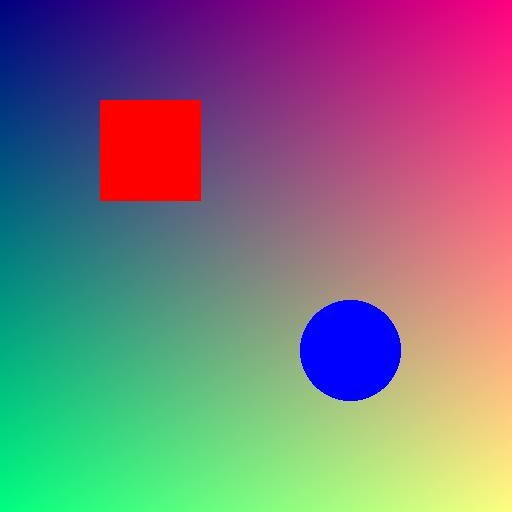
#> input picture backend/test_image.jpg, 512 x 512 px
$ python test_replace.py
#> lines starting #> are read from the running program, lines starting #| are printed output that depends on the picture; after the words box and inside, x2 and y2 are one past the last pixel; in counts of white or black regions, pixels touching at a corner belong together
import requests
import os
import base64
from PIL import Image, ImageDraw
import io
import numpy as np

# Test image path - make sure this exists in your backend directory
TEST_IMAGE_PATH = 'test_image.jpg'

def test_replace_with_mask():
    """Test the replace_with_mask endpoint"""
    print(f"Testing with image: {TEST_IMAGE_PATH}")

    if not os.path.exists(TEST_IMAGE_PATH):
        print(f"Error: Test image not found at {TEST_IMAGE_PATH}")
        return

    # Load the test image
    with Image.open(TEST_IMAGE_PATH) as img:
#> img is the input picture: PIL image 512x512 RGB; mean R, G, B 128.4, 118.6, 126.8
        width, height = img.size
#> width = 512; height = 512

        # Create a simple mask (circle in the middle)
        mask = Image.new('L', (width, height), 0)
#> mask: PIL image 512x512 L; every value is 0
        draw = ImageDraw.Draw(mask)
        radius = min(width, height) // 4
#> radius = 128
        center_x, center_y = width // 2, height // 2
#> center_x = 256; center_y = 256
        draw.ellipse((center_x - radius, center_y - radius,
                      center_x + radius, center_y + radius), fill=255)

        # Save mask for debugging
        mask.save('test_replace_mask.png')
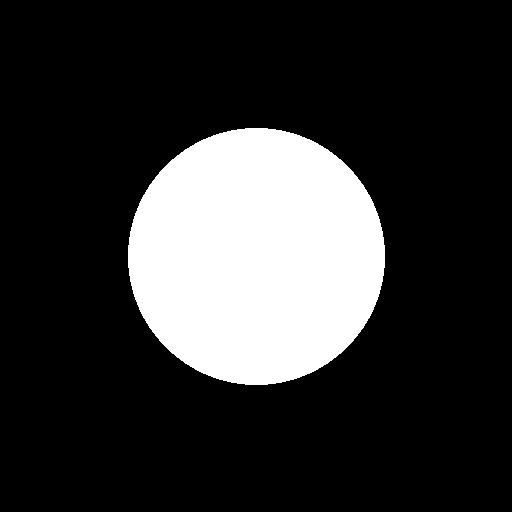
#> saved as test_replace_mask.png: PIL image 512x512 L; 19.8% white; 1 white region, box (x1, y1, x2, y2) and area: (128, 128, 385, 385) 51857
        print(f"Created test mask with dimensions: {mask.size}")
#| Created test mask with dimensions: (512, 512)

        # Convert both to bytes
        img_bytes = io.BytesIO()
        img.save(img_bytes, format='PNG')
        img_bytes.seek(0)

        mask_bytes = io.BytesIO()
        mask.save(mask_bytes, format='PNG')
        mask_bytes.seek(0)

    # Prepare the request
    url = 'http://localhost:8001/replace_with_mask'

    # Create form data
    files = {
        'image': ('image.png', img_bytes, 'image/png'),
        'mask': ('mask.png', mask_bytes, 'image/png')
    }
    data = {
        'prompt': 'red bowtie',
        'dilate_size': '5'
    }

    print(f"Sending request to {url} with prompt: '{data['prompt']}'")

    # Send the request
    response = requests.post(url, files=files, data=data)

    print(f"Response status code: {response.status_code}")

    # Check if successful
    if response.status_code == 200:
        result = response.json()
        print("Success!")

        # Save results if available
        if 'inpainted_image' in result and 'mask_visualization' in result:
            # Save inpainted image
            inpainted_b64 = result['inpainted_image'].split(',')[1]
            inpainted_bytes = base64.b64decode(inpainted_b64)

            with open('test_replace_result.png', 'wb') as f:
                f.write(inpainted_bytes)
            print("Saved replaced image to test_replace_result.png")

            # Save mask visualization
            mask_b64 = result['mask_visualization'].split(',')[1]
            mask_bytes = base64.b64decode(mask_b64)

            with open('test_replace_mask_vis.png', 'wb') as f:
                f.write(mask_bytes)
            print("Saved mask visualization to test_replace_mask_vis.png")
    else:
        print(f"Error: {response.text}")

if __name__ == "__main__":
    test_replace_with_mask()
#> (the call stopped at in test_replace_with_mask, `response = requests.post(url, files=files, data=data)`: requests is not available in this run)
